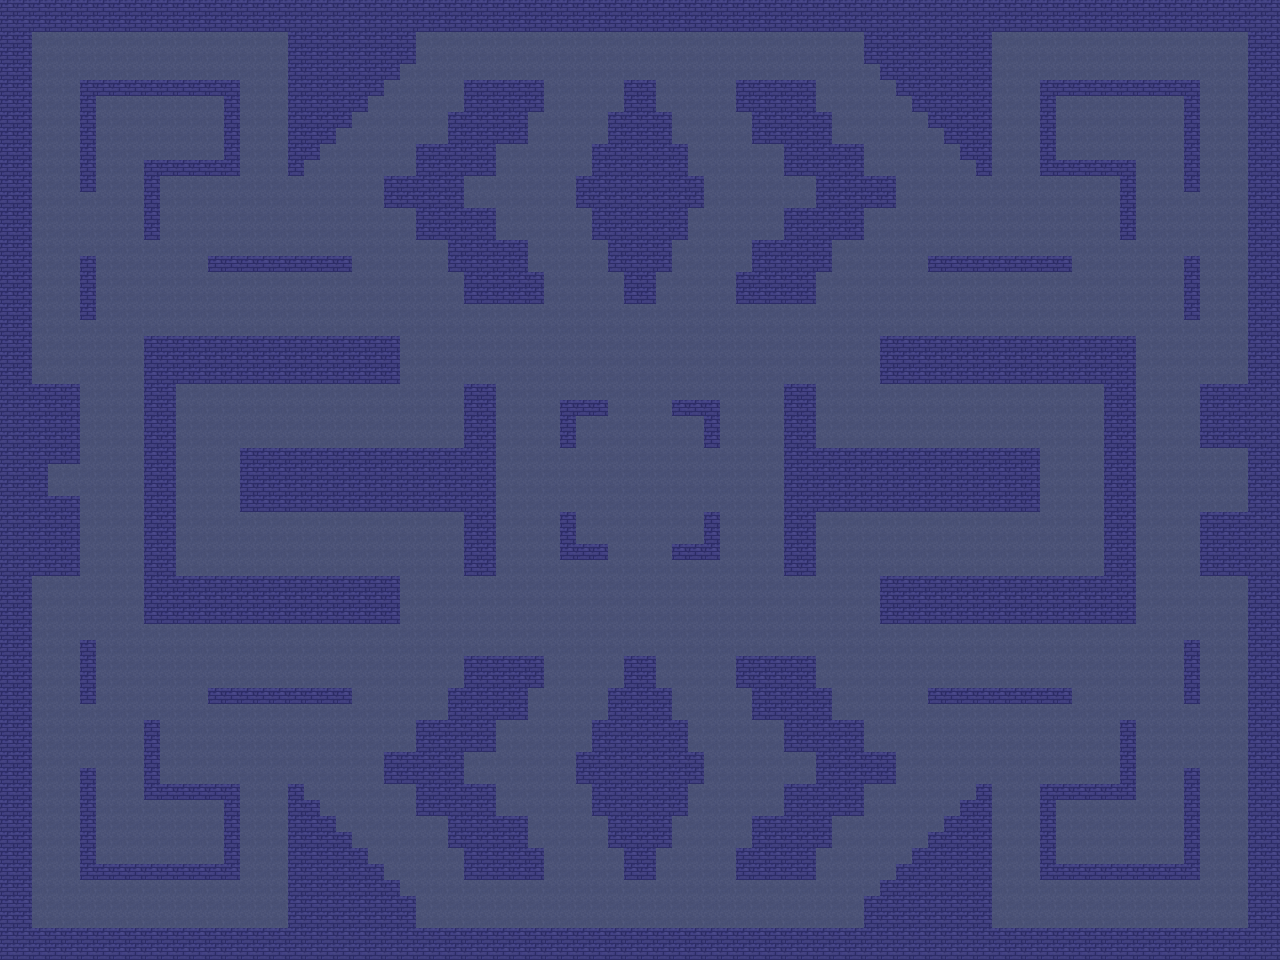

This game map was drawn from its Tiled (.tmx) file and the tilesets committed beside it. A one-line description and the trimmed map source follow:
An orthogonal 80x60 tile map with 16x16 px tiles, 1 tile layer (Background) and 126 objects (collision1).

<map version="1.4" tiledversion="1.4.3" orientation="orthogonal" renderorder="right-down" width="80" height="60" tilewidth="16" tileheight="16" infinite="0" nextlayerid="4" nextobjectid="248">
 <tileset firstgid="1" name="TileSetMap_1" tilewidth="16" tileheight="16" tilecount="156" columns="12">
  <image source="sewer_tileset.png" trans="ff00ff" width="192" height="217" />
  <tile id="25">
   <objectgroup draworder="index" id="2">
    <object id="1" name="collision1" x="0" y="0" width="16" height="16" />
   </objectgroup>
  </tile>
 </tileset>
 <layer id="1" name="Background" width="80" height="60">
  <data>[4800 cells, 4800 non-empty, 2 distinct tile ids]</data>
 </layer>
 <objectgroup id="3" name="Collisions">
  <object id="9" x="1248" y="2" width="30" height="953" />
  <object id="10" x="2" y="2" width="1277" height="30" />
  <object id="11" x="2" y="2" width="30" height="954" />
  <object id="14" x="991" y="375" height="2" />
  <object id="20" x="79.9394" y="80.0606" width="159.939" height="15.9394" />
  <object id="21" x="80" y="80.6667" width="16" height="111.152" />
  <object id="23" x="224.182" y="82.5455" width="15.4545" height="92.9091" />
  <object id="24" x="144" y="160" width="95.2727" height="15.4545" />
  <object id="25" x="143.818" y="173.455" width="16" height="66.1818" />
  <object id="27" x="289" y="32.3333" width="127" height="31" />
  <object id="28" x="287.667" y="30.6667" width="16.25" height="145.333" />
  <object id="29" x="304.75" y="54.75" width="93.9167" height="24.75" />
  <object id="30" x="288.5" y="80" width="95.6667" height="15.5" />
  <object id="31" x="287.75" y="95" width="78.5" height="16.5" />
  <object id="32" x="287.75" y="111.5" width="62.6667" height="16.5" />
  <object id="33" x="288.25" y="128" width="47.5" height="15.75" />
  <object id="34" x="287.5" y="144.25" width="32.6667" height="15.5" />
  <object id="36" x="463.5" y="80.5" width="80" height="14.5" />
  <object id="37" x="463.5" y="95.5" width="80" height="17" />
  <object id="38" x="448.25" y="112" width="79.75" height="31.5" />
  <object id="39" x="416.25" y="144.25" width="79.25" height="31.25" />
  <object id="40" x="384" y="175.75" width="79.5" height="32.25" />
  <object id="41" x="415.75" y="208.5" width="80" height="31.25" />
  <object id="42" x="447.75" y="240.25" width="80.5" height="31.25" />
  <object id="43" x="463.75" y="272.25" width="79.75" height="31.5" />
  <object id="44" x="623.667" y="80" width="31.6667" height="223.333" />
  <object id="45" x="608" y="111.667" width="63.6667" height="159.667" />
  <object id="46" x="591.333" y="143.667" width="96.3333" height="96" />
  <object id="47" x="575.667" y="176" width="127.333" height="32" />
  <object id="59" x="976.333" y="30.6667" width="15.6667" height="145.333" />
  <object id="61" x="863.818" y="32.3031" width="124.818" height="31.6969" />
  <object id="62" x="879.636" y="64.1818" width="108.955" height="15.4545" />
  <object id="63" x="895.818" y="78.9091" width="92.7273" height="17.0909" />
  <object id="64" x="912" y="95.6364" width="75.7273" height="16" />
  <object id="65" x="928" y="110" width="61.2727" height="17.4545" />
  <object id="66" x="944" y="126.909" width="38.3636" height="16.7273" />
  <object id="67" x="959.636" y="141.818" width="24" height="18" />
  <object id="69" x="1183.82" y="79.6364" width="16.1818" height="112.182" />
  <object id="70" x="1040" y="79.6364" width="151.636" height="16" />
  <object id="71" x="1039.82" y="91.8182" width="16" height="83.8182" />
  <object id="72" x="1040.73" y="160" width="95.0909" height="15.6364" />
  <object id="73" x="1119.64" y="165.455" width="16" height="74" />
  <object id="74" x="1183.82" y="255.818" width="16" height="64.3636" />
  <object id="75" x="928" y="255.5" width="143.5" height="16.5" />
  <object id="76" x="208" y="255.75" width="143.5" height="16.5" />
  <object id="77" x="208.25" y="688.083" width="143.5" height="15.6667" />
  <object id="78" x="928" y="688.5" width="143.5" height="15.1667" />
  <object id="84" x="28.5455" y="496" width="51.2727" height="79.818" />
  <object id="85" x="23.0909" y="384" width="56.9091" height="79" />
  <object id="86" x="80.3636" y="255.636" width="15.0909" height="64.1818" />
  <object id="87" x="1200" y="383.5" width="66" height="63.5" />
  <object id="88" x="1199.5" y="511.5" width="68" height="65" />
  <object id="89" x="1183.5" y="639.5" width="16" height="65" />
  <object id="90" x="1119.5" y="719" width="16.9091" height="79.5" />
  <object id="92" x="1183.5" y="767.5" width="16" height="108" />
  <object id="93" x="1039.82" y="864.364" width="159.636" height="15.0909" />
  <object id="94" x="1039.64" y="784" width="16" height="87.6364" />
  <object id="97" x="1040" y="783.818" width="96.5455" height="15.8182" />
  <object id="140" x="79.3638" y="864.091" width="159.939" height="15.9394" />
  <object id="141" x="79.4244" y="769.363" width="16" height="103.819" />
  <object id="142" x="224.151" y="784.272" width="15.4545" height="94.3636" />
  <object id="143" x="143.969" y="784.273" width="93.4545" height="15.4545" />
  <object id="144" x="144.151" y="719.909" width="15.4545" height="66.1818" />
  <object id="159" x="80" y="640" width="16" height="64.5" />
  <object id="172" x="624.334" y="655.667" width="31.6667" height="223.333" />
  <object id="173" x="608.667" y="687.334" width="63.6667" height="159.667" />
  <object id="174" x="592" y="719.334" width="96.3333" height="96" />
  <object id="175" x="576.334" y="751.667" width="127.333" height="32" />
  <object id="177" x="784.083" y="384" width="32" height="191.417" />
  <object id="178" x="801.5" y="448.083" width="238" height="64.0833" />
  <object id="181" x="146" y="336.5" width="253" height="46.5" />
  <object id="184" x="144" y="335.5" width="31.5" height="286" />
  <object id="185" x="144" y="576.5" width="255.5" height="47" />
  <object id="189" x="559.333" y="399.667" width="48.3333" height="15.6667" />
  <object id="190" x="560" y="408.667" width="16" height="38.3333" />
  <object id="191" x="672.333" y="399.667" width="47.6667" height="16.3333" />
  <object id="192" x="704" y="412.333" width="15.6667" height="35" />
  <object id="193" x="704" y="512" width="15.3333" height="47" />
  <object id="194" x="671.667" y="544" width="47.3333" height="15.3333" />
  <object id="195" x="559.667" y="511.667" width="15.6667" height="40.6667" />
  <object id="196" x="559.667" y="544.333" width="48.3333" height="15.3333" />
  <object id="201" x="464.5" y="656" width="78.75" height="31.5" />
  <object id="202" x="448.25" y="687.25" width="80" height="33.5" />
  <object id="203" x="416.25" y="720.25" width="79.75" height="31.25" />
  <object id="204" x="384" y="751.5" width="79.75" height="32" />
  <object id="205" x="415.75" y="783.75" width="80.25" height="31.75" />
  <object id="206" x="447.75" y="816.25" width="80" height="31" />
  <object id="207" x="463.5" y="848.25" width="80.25" height="31.5" />
  <object id="208" x="736" y="655" width="79.5" height="33.5" />
  <object id="209" x="751.5" y="688.5" width="80.5" height="30.5" />
  <object id="210" x="783" y="720" width="81" height="31.5" />
  <object id="211" x="815.5" y="751.5" width="80" height="31.5" />
  <object id="212" x="784.5" y="784" width="79" height="31.5" />
  <object id="213" x="752" y="815.5" width="79.5" height="33.5" />
  <object id="214" x="736" y="848" width="79" height="31" />
  <object id="215" x="7" y="928" width="1258" height="31" />
  <object id="216" x="288" y="784" width="16.5" height="157.5" />
  </objectgroup>
</map>
<!-- 28 of 126 objects omitted -->
